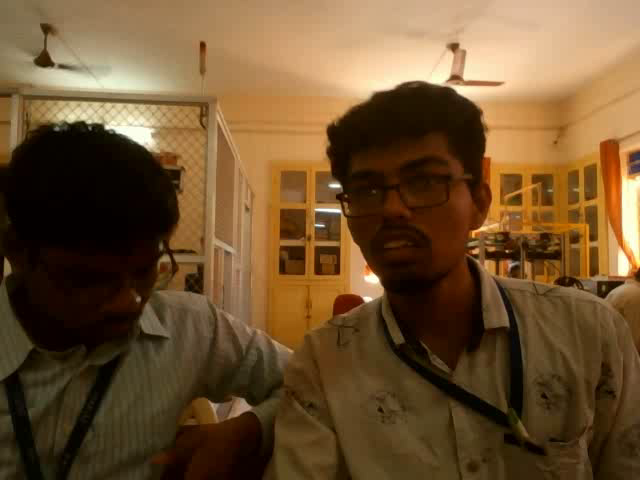
#> input picture frame 0 of image processing/main code/project.avi, 640 x 480 px, given in place of the camera
$ python 'IP test.py'
#> lines starting #> are read from the running program, lines starting #| are printed output that depends on the picture; after the words box and inside, x2 and y2 are one past the last pixel; in counts of white or black regions, pixels touching at a corner belong together
# In this python file the frame get read and saved in the video form.

# importing libraries
import numpy as np
import cv2 as cv
import math

# Create a VideoCapture object and read from input file
cap = cv.VideoCapture(0)
fourcc=cv.VideoWriter_fourcc(*'DIVX')
out = cv.VideoWriter('project.avi', fourcc, 1, (640, 480))

# Check if camera opened successfully
if (cap.isOpened()== False):
	print("Error web cam is not responding")
	exit()

# input parameters

# rectangle
Length_rectangle=169 # length
width_rectangle=269  # width
rectangle_range1,rectangle_range2=40000,50000  # area of rectangle varies

# square
square_range1,square_range2=50000,60000
size=160

# circleq
circles_area1,circles_area2=50000,60000
major_radius=128
minor_radius=126

# Read until video is completed
while(cap.isOpened()):
# Capture frame-by-frame
	t1=cv.getCPUTickCount()
	ret, frame = cap.read()
#> frame is the input picture: shape (480, 640, 3); mean B, G, R 47.5, 81, 109.7
	if ret == True:
        # save the frame
		out.write(frame)
		frame = cv.imread('picture/circular.png',-1)
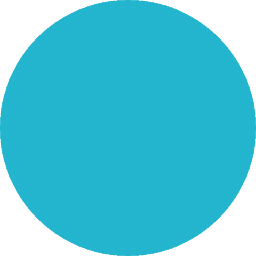
#> input picture image processing/main code/picture/circular.png, 256 x 256 px
#> frame is the input picture: shape (256, 256, 4); mean B, G, R, A 215.7, 196.8, 81.3, 255
		shape=frame.shape[:2]
#> shape = (256, 256)

        # object detection
		imgray = cv.cvtColor(frame, cv.COLOR_BGR2GRAY)
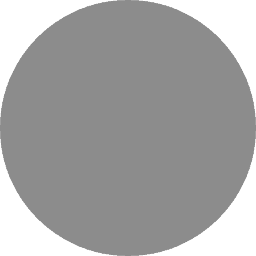
#> imgray: shape (256, 256); min 140, max 255, mean 164.6
		ret,treshold = cv.threshold(imgray,215,510,cv.THRESH_BINARY_INV)
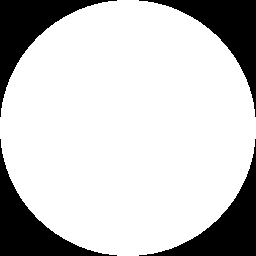
#> treshold: shape (256, 256); 78.6% white; 4 black regions

        # object location
		contours, hierarchy = cv.findContours(treshold, cv.RETR_TREE, cv.CHAIN_APPROX_NONE)
#> contours = 1 contour; box (x1, y1, x2, y2) and area: (0, 0, 256, 256) 51152

		if len(contours)==0:
			print("object is not found")
			continue

		else:
        # identifying the maxmium values to remove noise
			maxlen=len(contours[0])
#> maxlen = 724
			index=0
			for cnt in range(len(contours)):
				v=len(contours[cnt])
				if maxlen<v:
					maxlen=v
					index=cnt
#> this loop made 1 pass
#> v on pass 1: 724
#> after the loop, index = 0; maxlen = 724

			main_zone=contours[index]
#> main_zone = contour of 724 points, box (x1, y1, x2, y2) (0, 0, 256, 256), area 51152
			approx = cv.approxPolyDP(main_zone, 0.01*cv.arcLength(contours[index], True), True)
#> approx = contour of 16 points, box (x1, y1, x2, y2) (0, 0, 256, 256), area 50116

        	# rectangle & square
			if len(approx) == 8:

				x,y,w,h=cv.boundingRect(main_zone) # collecting positions

				length=(x+w)-x
				width=(y+h)-y
				aspect_ratio = float(w) / float(h)
				area=cv.contourArea(main_zone)

            	# sqaure
				if aspect_ratio >= 0.95 and aspect_ratio <= 1.05: # center moment is same
					print("Square")

                	# desire object sizes
					if (area in range (square_range1,square_range1)) and length==size==width :

						new_frame=cv.rectangle(frame,(x,y),(x+w,y+h),(0,0,255),1)
						new_image=frame[y:y+h+1,x:x+w+1] # new image after segmentation

					else:
						print("OBJECT IS  BREAK")
						continue

            	# rectangle
				else:
					print("Rectangle")

					if (area in range(rectangle_range1,rectangle_range2)) and length==Length_rectangle and width==width_rectangle: # checking for dimension satisfaction

						new_frame=cv.rectangle(frame,(x,y),(x+w,y+h),(0,0,255),1)
						new_image=frame[y:y+h+1,x:x+w+1] # new image after segmentation

					else:
						print("OBJECT IS  BREAK")
						continue

			# circle
			else:
				print("circle")
				Area_cir=cv.contourArea(main_zone)
#> Area_cir = 51152
				circles = cv.HoughCircles(imgray, cv.HOUGH_GRADIENT, 1, 200, param1=100, param2=30, minRadius=0, maxRadius=0)
#> circles = [[127.5, 127.5, 128.4]]
				dimension=circles.flatten()
#> dimension = [127.5, 127.5, 128.4]
				x=int(dimension[0])
#> x = 127
				y=int(dimension[1])
#> y = 127
				r=int(dimension[2])
#> r = 128

                # detemine major and minor diameter

				data1=[]
				for i in range(0,len(main_zone)):
					b=(main_zone[i].flatten())
					b1=list(b.tolist())
					va=int(math.dist((x,y),b1))
					data1.append(va)
#> this loop made 724 passes
#> (b1, va) on passes 1 to 3: ([117, 0], 127), ([116, 1], 126), ([115, 1], 126)
#> after the loop, data1 = 724 values, max 128 at index 259, min 126 at index 1, mean 127.2

				minimum=min(data1)
#> minimum = 126
				maximum=max(data1)
#> maximum = 128

				location1=data1.index(minimum)
#> location1 = 1
				location2=data1.index(maximum)
#> location2 = 259

				cv.circle(frame,(main_zone[location1].flatten().tolist()),4,(0,255,0),-1)
#> frame: shape (256, 256, 4); 0.05% of pixels changed, all inside (x1, y1, x2, y2) = (112, 0, 121, 6)
				cv.circle(frame,(main_zone[location2].flatten().tolist()),4,(0,255,0),-1)
#> frame: shape (256, 256, 4); mean B, G, R, A 215.4, 196.9, 81.1, 254.7

				# desire object sizes
				if (Area_cir in range(circles_area1,circles_area2)) and (minimum,maximum in range(circles_area1,circles_area2) ):

					# segmentation through maximum points
					leftmost=tuple(main_zone[main_zone[:,:,0].argmin()][0])
#> leftmost = (0, 117)
					rightmost=tuple(main_zone[main_zone[:,:,0].argmax()][0])
#> rightmost = (255, 138)
					topmost=tuple(main_zone[main_zone[:,:,1].argmin()][0])
#> topmost = (117, 0)
					bottommost=tuple(main_zone[main_zone[:,:,1].argmax()][0])
#> bottommost = (117, 255)

                    # new image after segmentation
					new_image=frame[topmost[1]:bottommost[1],leftmost[0]:rightmost[0]]

				else:
					print("OBject break")
					continue

		# background substraction


		t2=cv.getTickCount()
		print((t2-t1)/cv.getTickFrequency())

		# Display the resulting frame
		cv.imshow('Frame', frame)
		cv.imshow("B & W", imgray)
		cv.imshow('detection',treshold)
		cv.imshow('new image', new_image)

	# Press Q on keyboard to exit
		if cv.waitKey(25) & 0xFF == ord('q'):
#> (key q is pressed here)
			break

# Break the loop
	else:
		print("Capture of image get stoped")
		break

# stoping the video
cap.release()

# Closes all the frames
cv.destroyAllWindows()

$ run again, starting later in the video
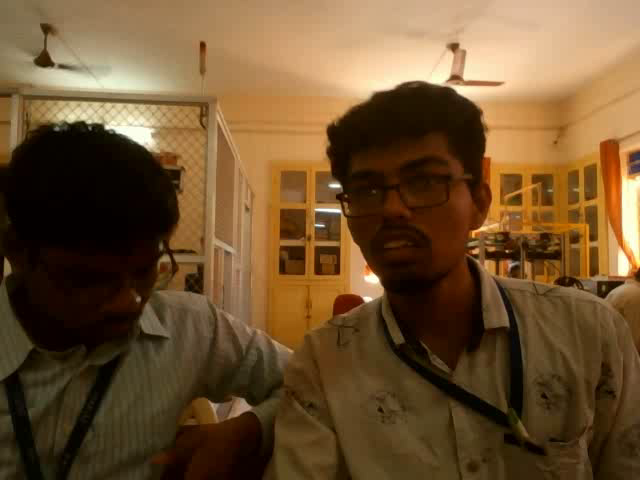
#> input picture frame 0 of image processing/main code/project.avi, 640 x 480 px, given in place of the camera
#> frame is the input picture: shape (480, 640, 3); mean B, G, R 47.5, 81, 109.7
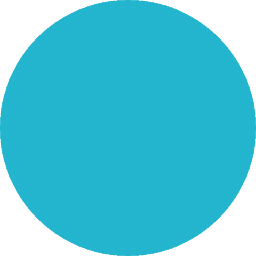
#> input picture image processing/main code/picture/circular.png, 256 x 256 px
#> frame is the input picture: shape (256, 256, 4); mean B, G, R, A 215.7, 196.8, 81.3, 255
#> treshold: shape (256, 256); 78.6% white; 4 black regions
#> contours = 1 contour; box (x1, y1, x2, y2) and area: (0, 0, 256, 256) 51152
#> `maxlen=len(contours[0])`: maxlen = 724
#> the loop `for cnt in range(len(contours)):` made 1 pass
#> v on pass 1: 724
#> after the loop `for cnt in range(len(contours)):`: index = 0; maxlen = 724
#> main_zone = contour of 724 points, box (x1, y1, x2, y2) (0, 0, 256, 256), area 51152
#> approx = contour of 16 points, box (x1, y1, x2, y2) (0, 0, 256, 256), area 50116
#> Area_cir = 51152
#> circles = [[127.5, 127.5, 128.4]]
#> dimension = [127.5, 127.5, 128.4]
#> x = 127
#> r = 128
#> the loop `for i in range(0,len(main_zone)):` made 724 passes
#> (b1, va) on passes 1 to 3: ([117, 0], 127), ([116, 1], 126), ([115, 1], 126)
#> after the loop `for i in range(0,len(main_zone)):`: data1 = 724 values, max 128 at index 259, min 126 at index 1, mean 127.2
#> minimum = 126
#> maximum = 128
#> location1 = 1
#> location2 = 259
#> leftmost = (0, 117)
#> rightmost = (255, 138)
#> topmost = (117, 0)
#> bottommost = (117, 255)

$ run again, starting later in the video
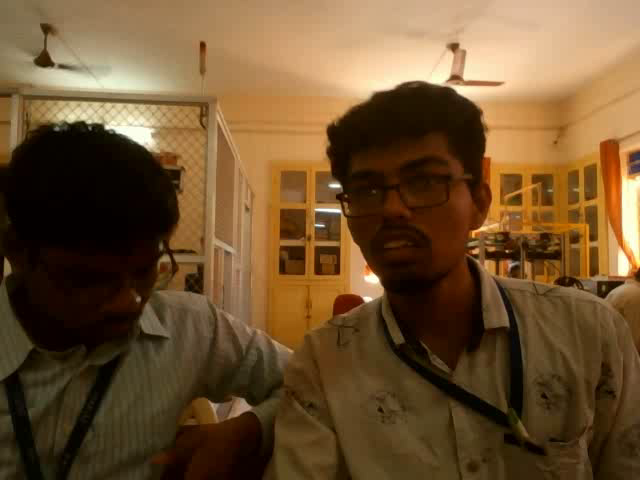
#> input picture frame 0 of image processing/main code/project.avi, 640 x 480 px, given in place of the camera
#> frame is the input picture: shape (480, 640, 3); mean B, G, R 47.5, 81, 109.7
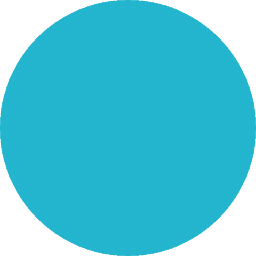
#> input picture image processing/main code/picture/circular.png, 256 x 256 px
#> frame is the input picture: shape (256, 256, 4); mean B, G, R, A 215.7, 196.8, 81.3, 255
#> treshold: shape (256, 256); 78.6% white; 4 black regions
#> contours = 1 contour; box (x1, y1, x2, y2) and area: (0, 0, 256, 256) 51152
#> `maxlen=len(contours[0])`: maxlen = 724
#> the loop `for cnt in range(len(contours)):` made 1 pass
#> v on pass 1: 724
#> after the loop `for cnt in range(len(contours)):`: index = 0; maxlen = 724
#> main_zone = contour of 724 points, box (x1, y1, x2, y2) (0, 0, 256, 256), area 51152
#> approx = contour of 16 points, box (x1, y1, x2, y2) (0, 0, 256, 256), area 50116
#> Area_cir = 51152
#> circles = [[127.5, 127.5, 128.4]]
#> dimension = [127.5, 127.5, 128.4]
#> x = 127
#> r = 128
#> the loop `for i in range(0,len(main_zone)):` made 724 passes
#> (b1, va) on passes 1 to 3: ([117, 0], 127), ([116, 1], 126), ([115, 1], 126)
#> after the loop `for i in range(0,len(main_zone)):`: data1 = 724 values, max 128 at index 259, min 126 at index 1, mean 127.2
#> minimum = 126
#> maximum = 128
#> location1 = 1
#> location2 = 259
#> leftmost = (0, 117)
#> rightmost = (255, 138)
#> topmost = (117, 0)
#> bottommost = (117, 255)
